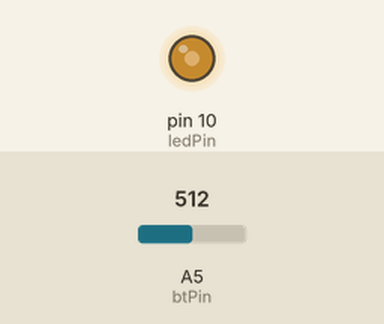
This sketch was run on a simulated Arduino Uno, built with avr-gcc and run on an emulated ATmega328P. Shown: output pins drawn as LEDs (lit = HIGH). Inputs (shaded band) come from the test bench; at power-on: A5 (btPin) = 512.

Above: at 1.2 s.
1.3 s: A5 (btPin) set to 716
At 1.8 s:
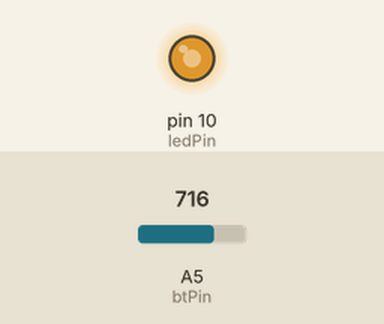
2.8 s: A5 (btPin) set to 900
At 4.0 s:
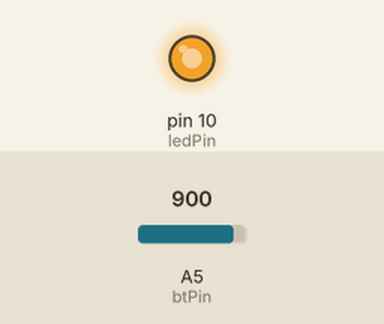
4.3 s: A5 (btPin) set to 122
At 5.3 s:
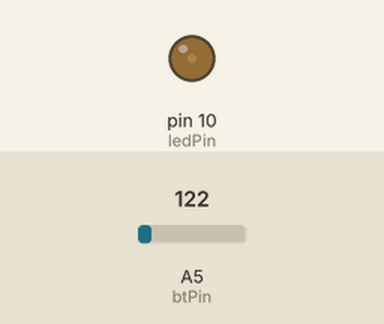
5.8 s: A5 (btPin) set to 0
At 6.4 s:
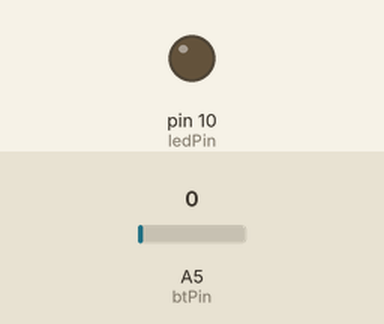
Timing chart, 0 to 8.3 s (numbered marks = the images above; inputs shaded):
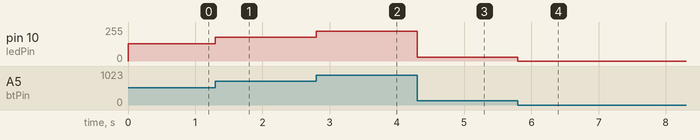

The sketch:

superLED.ino
```cpp
int ledPin = 10;
int btPin = A5;

void setup()
{
  pinMode(ledPin, OUTPUT);
}
void loop()
{
  analogWrite(ledPin, analogRead(A5)/4);
}
```

Measured:
- after the input at 1.3 s, pin 10 (ledPin): 128/255 → 179/255 at once
- after the input at 2.8 s, pin 10 (ledPin): 179/255 → 225/255 at once
- after the input at 4.3 s, pin 10 (ledPin): 225/255 → 30/255 at once
- after the input at 5.8 s, pin 10 (ledPin): 30/255 → 0/255 at once
